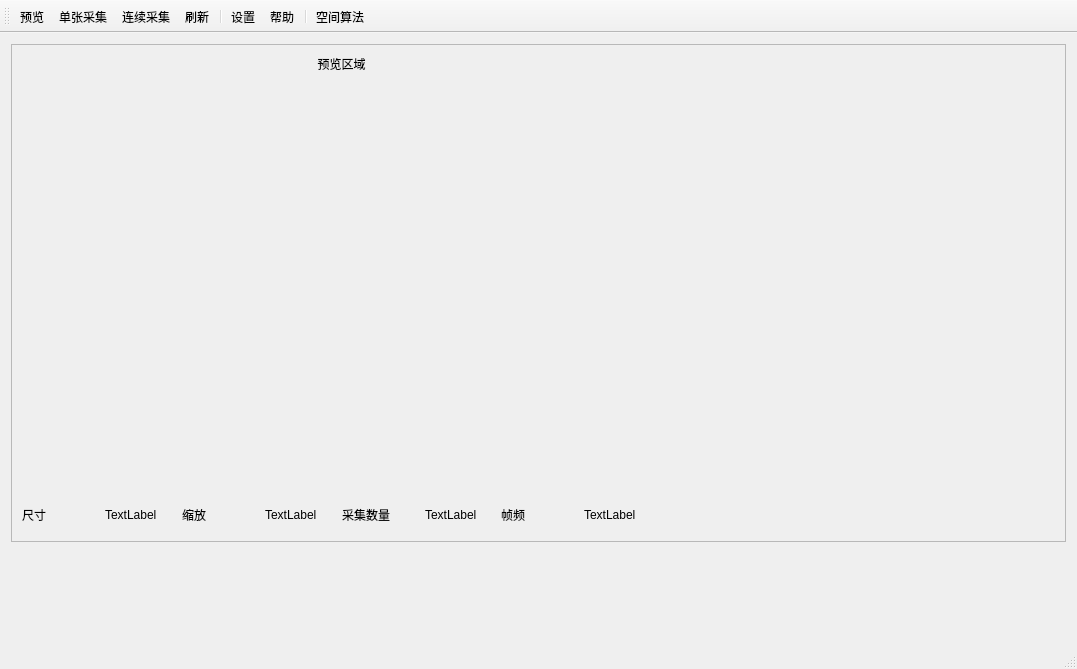
<?xml version="1.0" encoding="UTF-8"?>
<ui version="4.0">
 <class>MainWindow</class>
 <widget class="QMainWindow" name="MainWindow">
  <property name="geometry">
   <rect>
    <x>0</x>
    <y>0</y>
    <width>1077</width>
    <height>669</height>
   </rect>
  </property>
  <property name="sizePolicy">
   <sizepolicy hsizetype="Preferred" vsizetype="Preferred">
    <horstretch>0</horstretch>
    <verstretch>10</verstretch>
   </sizepolicy>
  </property>
  <property name="windowTitle">
   <string>MainWindow</string>
  </property>
  <widget class="QWidget" name="centralWidget">
   <property name="minimumSize">
    <size>
     <width>684</width>
     <height>520</height>
    </size>
   </property>
   <property name="maximumSize">
    <size>
     <width>1120</width>
     <height>520</height>
    </size>
   </property>
   <layout class="QGridLayout" name="gridLayout">
    <item row="0" column="0">
     <layout class="QHBoxLayout" name="horizontalLayout">
      <item>
       <widget class="QFrame" name="srcFrame">
        <property name="frameShape">
         <enum>QFrame::StyledPanel</enum>
        </property>
        <property name="frameShadow">
         <enum>QFrame::Raised</enum>
        </property>
        <widget class="QWidget" name="layoutWidget">
         <property name="geometry">
          <rect>
           <x>0</x>
           <y>0</y>
           <width>661</width>
           <height>491</height>
          </rect>
         </property>
         <layout class="QVBoxLayout" name="srcVerticalLayout" stretch="0,1,0">
          <item>
           <widget class="QLabel" name="srcHeader">
            <property name="sizePolicy">
             <sizepolicy hsizetype="Preferred" vsizetype="Preferred">
              <horstretch>0</horstretch>
              <verstretch>0</verstretch>
             </sizepolicy>
            </property>
            <property name="styleSheet">
             <string notr="true">width: 100%;</string>
            </property>
            <property name="text">
             <string>预览区域</string>
            </property>
            <property name="alignment">
             <set>Qt::AlignCenter</set>
            </property>
           </widget>
          </item>
          <item>
           <widget class="QLabel" name="srcDisplay">
            <property name="sizePolicy">
             <sizepolicy hsizetype="Preferred" vsizetype="Preferred">
              <horstretch>0</horstretch>
              <verstretch>0</verstretch>
             </sizepolicy>
            </property>
            <property name="minimumSize">
             <size>
              <width>0</width>
              <height>0</height>
             </size>
            </property>
            <property name="autoFillBackground">
             <bool>false</bool>
            </property>
            <property name="styleSheet">
             <string notr="true"/>
            </property>
            <property name="text">
             <string/>
            </property>
           </widget>
          </item>
          <item>
           <layout class="QHBoxLayout" name="srcBottomhorizontalLayout">
            <property name="spacing">
             <number>0</number>
            </property>
            <item>
             <layout class="QHBoxLayout" name="sizehorizontalLayout">
              <item>
               <widget class="QLabel" name="sizeLabel">
                <property name="text">
                 <string>尺寸</string>
                </property>
               </widget>
              </item>
              <item>
               <widget class="QLabel" name="sizeValue">
                <property name="text">
                 <string>TextLabel</string>
                </property>
               </widget>
              </item>
             </layout>
            </item>
            <item>
             <layout class="QHBoxLayout" name="scalehorizontalLayout">
              <item>
               <widget class="QLabel" name="scaleLabel">
                <property name="text">
                 <string>缩放</string>
                </property>
               </widget>
              </item>
              <item>
               <widget class="QLabel" name="scaleValue">
                <property name="text">
                 <string>TextLabel</string>
                </property>
               </widget>
              </item>
             </layout>
            </item>
            <item>
             <layout class="QHBoxLayout" name="collectionhorizontalLayout">
              <item>
               <widget class="QLabel" name="collectionLabel">
                <property name="cursor">
                 <cursorShape>ArrowCursor</cursorShape>
                </property>
                <property name="text">
                 <string>采集数量</string>
                </property>
               </widget>
              </item>
              <item>
               <widget class="QLabel" name="collectionValue">
                <property name="text">
                 <string>TextLabel</string>
                </property>
               </widget>
              </item>
             </layout>
            </item>
            <item>
             <layout class="QHBoxLayout" name="fpshorizontalLayout">
              <item>
               <widget class="QLabel" name="fpsLabel">
                <property name="text">
                 <string>帧频</string>
                </property>
               </widget>
              </item>
              <item>
               <widget class="QLabel" name="fpsValue">
                <property name="text">
                 <string>TextLabel</string>
                </property>
               </widget>
              </item>
             </layout>
            </item>
           </layout>
          </item>
         </layout>
        </widget>
        <widget class="QLabel" name="destDisplay">
         <property name="geometry">
          <rect>
           <x>660</x>
           <y>30</y>
           <width>381</width>
           <height>331</height>
          </rect>
         </property>
         <property name="text">
          <string/>
         </property>
        </widget>
       </widget>
      </item>
     </layout>
    </item>
   </layout>
  </widget>
  <widget class="QMenuBar" name="menuBar">
   <property name="geometry">
    <rect>
     <x>0</x>
     <y>0</y>
     <width>1077</width>
     <height>22</height>
    </rect>
   </property>
  </widget>
  <widget class="QToolBar" name="mainToolBar">
   <attribute name="toolBarArea">
    <enum>TopToolBarArea</enum>
   </attribute>
   <attribute name="toolBarBreak">
    <bool>false</bool>
   </attribute>
   <addaction name="actionPreview"/>
   <addaction name="actionCollectSingle"/>
   <addaction name="actionCollectMulti"/>
   <addaction name="actionRefresh"/>
   <addaction name="separator"/>
   <addaction name="actionSetting"/>
   <addaction name="actionAbout"/>
   <addaction name="separator"/>
   <addaction name="actionSpaceAlgo"/>
  </widget>
  <widget class="QStatusBar" name="statusBar"/>
  <action name="actionPreview">
   <property name="icon">
    <iconset resource="images.qrc">
     <normaloff>:/images/play_32x32.png</normaloff>:/images/play_32x32.png</iconset>
   </property>
   <property name="text">
    <string>预览</string>
   </property>
   <property name="toolTip">
    <string>预览</string>
   </property>
  </action>
  <action name="actionCollectSingle">
   <property name="icon">
    <iconset resource="images.qrc">
     <normaloff>:/images/OneShot.png</normaloff>:/images/OneShot.png</iconset>
   </property>
   <property name="text">
    <string>单张采集</string>
   </property>
   <property name="toolTip">
    <string>单张采集</string>
   </property>
  </action>
  <action name="actionCollectMulti">
   <property name="icon">
    <iconset resource="images.qrc">
     <normaloff>:/images/ContinuousShot.png</normaloff>:/images/ContinuousShot.png</iconset>
   </property>
   <property name="text">
    <string>连续采集</string>
   </property>
   <property name="toolTip">
    <string>连续采集</string>
   </property>
  </action>
  <action name="actionSetting">
   <property name="icon">
    <iconset resource="images.qrc">
     <normaloff>:/images/settings_32x32.png</normaloff>:/images/settings_32x32.png</iconset>
   </property>
   <property name="text">
    <string>设置</string>
   </property>
   <property name="toolTip">
    <string>设置</string>
   </property>
  </action>
  <action name="actionAbout">
   <property name="icon">
    <iconset resource="images.qrc">
     <normaloff>:/images/get_info_32x32.png</normaloff>:/images/get_info_32x32.png</iconset>
   </property>
   <property name="text">
    <string>帮助</string>
   </property>
   <property name="toolTip">
    <string>帮助</string>
   </property>
  </action>
  <action name="actionRefresh">
   <property name="icon">
    <iconset resource="images.qrc">
     <normaloff>:/images/refresh_32x32.png</normaloff>:/images/refresh_32x32.png</iconset>
   </property>
   <property name="text">
    <string>刷新</string>
   </property>
  </action>
  <action name="actionSpaceAlgo">
   <property name="text">
    <string>空间算法</string>
   </property>
  </action>
  <action name="actionCloseAlgo">
   <property name="text">
    <string>关闭算法</string>
   </property>
  </action>
 </widget>
 <layoutdefault spacing="6" margin="11"/>
 <resources>
  <include location="images.qrc"/>
 </resources>
 <connections/>
</ui>
